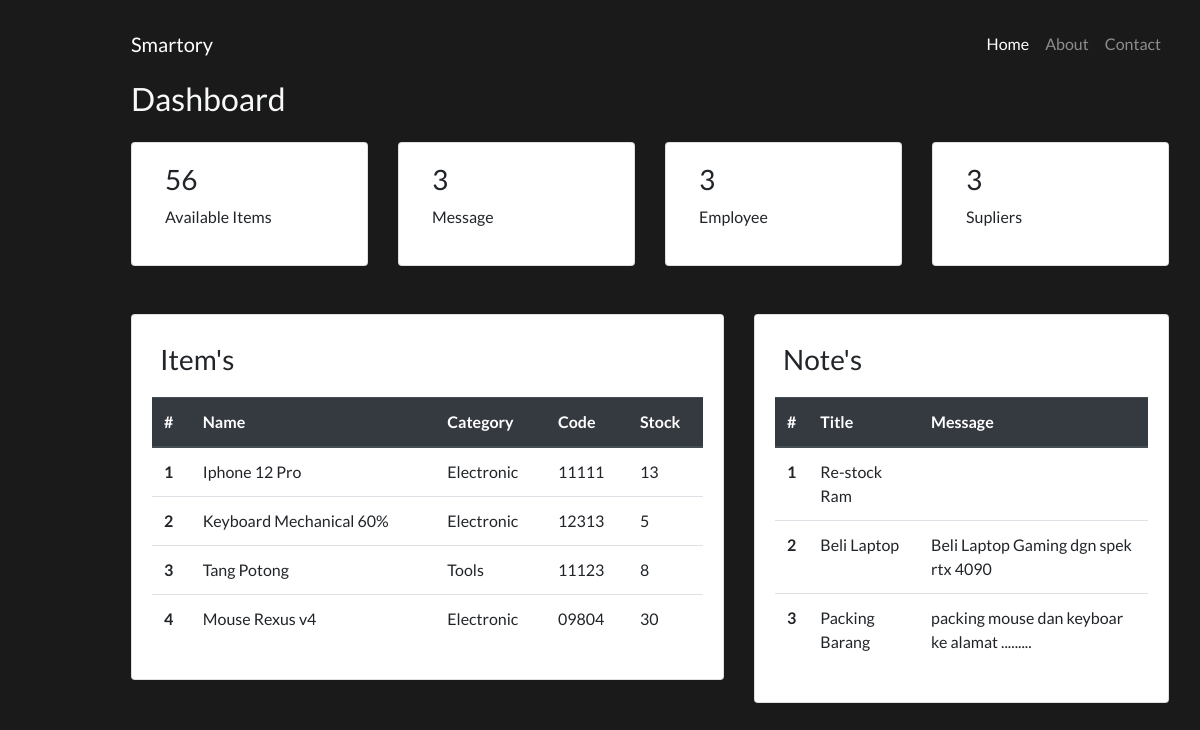
The page / on the database its author committed.
### tables this page shows
CREATE TABLE `item` (
  `id` int(11) NOT NULL,
  `name` varchar(50) NOT NULL,
  `category` int(11) NOT NULL,
  `code` char(10) NOT NULL,
  `stock` int(10) NOT NULL
);

CREATE TABLE `category` (
  `id` int(11) NOT NULL,
  `category` varchar(50) NOT NULL
);

CREATE TABLE `note` (
  `id` int(11) NOT NULL,
  `title` varchar(30) NOT NULL,
  `msg` text NOT NULL
);

### class/DB.php (called while the page is built, shortened)
<?php
class DB{
  private $hostname = 'localhost';
  private $username = 'root';
  private $password = '';
  private $database = 'db_inventory';
  public function __construct(){
    $this->db = mysqli_connect($this->hostname, $this->username, $this->password,$this->database);
  }
}

### class/Item.php (called while the page is built, shortened)
<?php
include_once('DB.php');
class Item extends DB
{
  public function index()
  {
    $sql = "SELECT * FROM item INNER JOIN category ON category.id = item.category";
    $exe = $this->db->query($sql);
    $data = $exe->fetch_all(MYSQLI_ASSOC);
    return $data;
  }
  public function sumItem(){
    $sql = "SELECT SUM(stock) AS total_item FROM item";
    $result = $this->db->query($sql);
    $row = $result->fetch_assoc();
    $totalSum = $row['total_item'];
    return $totalSum;
  }
}

### class/Note.php (called while the page is built, shortened)
<?php
include_once('DB.php');
class Note extends DB
{
  public function index()
  {
    $sql = "SELECT * FROM note";
    $exe = $this->db->query($sql);
    $data = $exe->fetch_all(MYSQLI_ASSOC);
    return $data;
  }
}

### class/User.php (called while the page is built, shortened)
<?php
include_once('DB.php');
class User extends DB
{
  public function index()
  {
    $sql = "SELECT * FROM user";
    $exe = $this->db->query($sql);
    $data = $exe->fetch_all(MYSQLI_ASSOC);
    return $data;
  }
}

### class/Suplier.php (called while the page is built, shortened)
<?php
include_once('DB.php');
class Supply extends DB
{
  public function index()
  {
    $sql = "SELECT * FROM supply";
    $exe = $this->db->query($sql);
    $data = $exe->fetch_all(MYSQLI_ASSOC);
    return $data;
  }
}

### index.php (the view, shortened to what this page needs)
<?php
include_once("./class/User.php");
include_once("./class/Suplier.php");
include_once("./class/Item.php");
include_once("./class/Note.php");
$user = new User;
$data_user = $user->index();
$supply = new Supply;
$data_supply = $supply->index();
$item = new Item;
$data_item = $item->index();
$total_stock = $item->sumItem();
$note = new Note;
$data_note = $note->index();
?>
<!DOCTYPE html>
<html lang="en">
<head>
  <?php include('./global/headerLink.php') ?>
  <link rel="stylesheet" href="./global/style.css" />
</head>
<body class="black">
  <div class="container-fluid vh-100">
    <div class="row">
      <div class="col-lg-1 col-md-2 col-sm-0 d-md-block d-none vh-100">
        <?php include('./widget/sidebarHome.php') ?>
      </div>
      <div class="col-lg-11 col-md-10 col-sm-12 vh-100 ">
        <?php include('./widget/navbarHome.php') ?>
        <div class="mt-2 mx-3">
          <h2 class="text-light">Dashboard</h2>
          <div class="row">
            <div class="col-md-3 mt-3">
              <div class="card">
                <div class="row card-body px-5">
                  <div class="mr-auto my-justify-center">
                    <h3 class=""><?= $total_stock ?></h3>
                    <p class="">Available Items</p>
                  </div>
                </div>
              </div>
            </div>
            <div class="col-md-3 mt-3">
              <div class="card rounded">
                <div class="row card-body px-5">
                  <div class="mr-auto my-justify-center">
                    <h3 class=""><?= count($data_note) ?></h3>
                    <p class="">Message</p>
                  </div>
                </div>
              </div>
            </div>
            <div class="col-md-3 mt-3">
              <div class="card">
                <div class="row card-body px-5">
                  <div class="mr-auto my-justify-center">
                    <h3 class=""><?= count($data_user) ?></h3>
                    <p class="">Employee</p>
                  </div>
                </div>
              </div>
            </div>
            <div class="col-md-3 mt-3">
              <div class="card">
                <div class="row card-body px-5">
                  <div class="mr-auto my-justify-center">
                    <h3 class=""><?= count($data_supply); ?></h3>
                    <p class="">Supliers</p>
                  </div>
                </div>
              </div>
            </div>
          </div>
          <div class="row mt-5">
            <div class="col">
              <div class="card">
                <div class="card-body">
                  <div class="row m-2">
                    <h3 class="card-title mr-auto">Item's</h3>
                  </div>
                  <table class="table">
                    <thead class="thead-dark">
                      <tr>
                        <th scope="col">#</th>
                        <th scope="col">Name</th>
                        <th scope="col">Category</th>
                        <th scope="col">Code</th>
                        <th scope="col">Stock</th>
                      </tr>
                    </thead>
                    <tbody>
                      <?php foreach ($data_item as $key => $item) { ?>
                        <tr>
                          <th scope="row"><?= $key + 1 ?></th>
                          <td><?= $item['name']; ?></td>
                          <td><?= $item['category']; ?></td>
                          <td><?= $item['code']; ?></td>
                          <td><?= $item['stock']; ?></td>
                        </tr>
                      <?php } ?>
                    </tbody>
                  </table>
                </div>
              </div>
            </div>
            <div class="col-5">
              <div class="card">
                <div class="card-body">
                  <div class="row m-2">
                    <h3 class="card-title mr-auto">Note's </h3>
                  </div>
                  <table class="table">
                    <thead class="thead-dark">
                      <tr>
                        <th scope="col">#</th>
                        <th scope="col">Title</th>
                        <th scope="col">Message</th>
                      </tr>
                    </thead>
                    <tbody>
                      <?php foreach ($data_note as $key => $note) { ?>
                        <tr>
                          <th scope="row"><?= $key + 1 ?></th>
                          <td><?= $note['title']; ?></td>
                          <td><?= $note['msg']; ?></td>
                        </tr>
                      <?php } ?>
                    </tbody>
                  </table>
                </div>
              </div>
            </div>
          </div>
        </div>
      </div>
    </div>
  </div>
</body>
</html>

### global/headerLink.php (shortened to what this page needs)
<link rel="stylesheet" href="https://maxcdn.bootstrapcdn.com/bootstrap/4.5.2/css/bootstrap.min.css" />

### widget/sidebarHome.php (shortened to what this page needs)
<div class="sidebar ">
  <div class="sidecom-2">
    <button class="ion-button-active">
    </button>
    <button class="ion-button">
    </button>
    <button class="ion-button">
    </button>
    <button class="ion-button">
    </button>
  </div>
</div>

### widget/navbarHome.php (shortened to what this page needs)
<nav class="navbar navbar-expand-lg navbar-dark my-justify-content-between mt-3">
  <div class="">
    <a href="" class="navbar-brand">Smartory</a>
  </div>
  <div class="collapse navbar-collapse justify-content-end" id="navbarNav">
    <ul class="navbar-nav">
      <li class="nav-item active">
        <a href="../index.php" class="nav-link">Home</a>
      </li>
      <li class="nav-item"><a href="" class="nav-link">About</a></li>
      <li class="nav-item">
        <a href="" class="nav-link">Contact</a>
      </li>
    </ul>
  </div>
</nav>

### global/style.css (style rules this page uses)
* { font-family: 'Lato', sans-serif; }
body { height: 100%; }
.my-justify-center { display: flex; flex-direction: column; justify-content: space-between; align-content: center; }
.sidebar { height: 100vh; display: flex; flex-direction: column; justify-content: space-between; }
.black { background-color: #1a1a1a; }
.sidecom-2 { gap: 2rem; flex-direction: column; display: flex; align-content: center; align-items: center; justify-content: center; }
.ion-button { display: flex; align-self: center; border-width: 0; border: none; background-color: transparent !important; color: #fff; opacity: 0.5; border: none; cursor: pointer; transition: background-color 0.3s ease; }
.ion-button-active { background-color: transparent !important; color: #fff; border: none; border-radius: 5px; cursor: pointer; }

### rows shown on the page
item: name "Iphone 12 Pro", category.category "Electronic", code "11111", stock "13"
item: name "Keyboard Mechanical 60%", category.category "Electronic", code "12313", stock "5"
item: name "Tang Potong", category.category "Tools", code "11123", stock "8"
item: name "Mouse Rexus v4", category.category "Electronic", code "09804", stock "30"
note: title "Re-stock Ram"
note: title "Beli Laptop", msg "Beli Laptop Gaming dgn spek rtx 4090"
note: title "Packing Barang", msg "packing mouse dan keyboar ke alamat ........."

### other values the page prints
$total_stock "56"
count($data_note) "3"
count($data_user) "3"
count($data_supply) "3"
